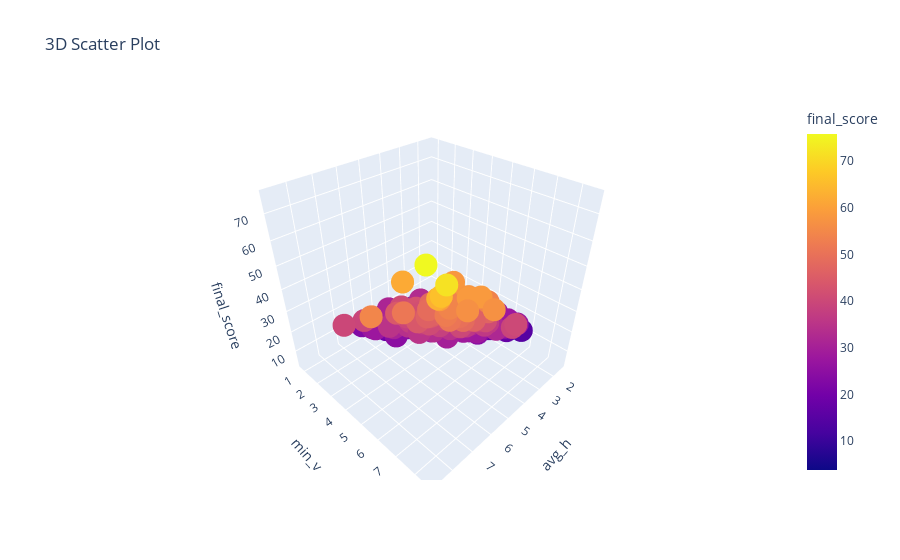

Write notebook code for a chart like this one.
### Code cell
df = pd.DataFrame()
df["avg_h"] = avg_h_vec
df["min_v"] = min_v_vec
df["final_score"] = final_score_vec

print(max(final_score_vec))

fig = px.scatter_3d(df, x='avg_h', y='min_v', z='final_score',
                    color=df['final_score'], title="3D Scatter Plot")
fig.show()

### Figure 1 — Plotly figure (JSON) as saved in the notebook; plotly's stock layout.template omitted (floating-point values rounded to 4 significant figures; data arrays with more than 128 entries replaced by an {"elided": "..."} marker saying what was removed)
{"data": [{"hovertemplate": "avg_h=%{x}<br>min_v=%{y}<br>final_score=%{marker.color}<extra></extra>", "legendgroup": "", "marker": {"color": {"elided": "1000 float values"}, "coloraxis": "coloraxis", "symbol": "circle"}, "mode": "markers", "name": "", "scene": "scene", "showlegend": false, "type": "scatter3d", "x": {"elided": "1000 float values"}, "y": {"elided": "1000 float values"}, "z": {"elided": "1000 float values"}}], "layout": {"coloraxis": {"colorbar": {"title": {"text": "final_score"}}, "colorscale": [[0, "#0d0887"], [0.1111, "#46039f"], [0.2222, "#7201a8"], [0.3333, "#9c179e"], [0.4444, "#bd3786"], [0.5556, "#d8576b"], [0.6667, "#ed7953"], [0.7778, "#fb9f3a"], [0.8889, "#fdca26"], [1, "#f0f921"]]}, "legend": {"tracegroupgap": 0}, "scene": {"domain": {"x": [0, 1], "y": [0, 1]}, "xaxis": {"title": {"text": "avg_h"}}, "yaxis": {"title": {"text": "min_v"}}, "zaxis": {"title": {"text": "final_score"}}}, "title": {"text": "3D Scatter Plot"}}}
